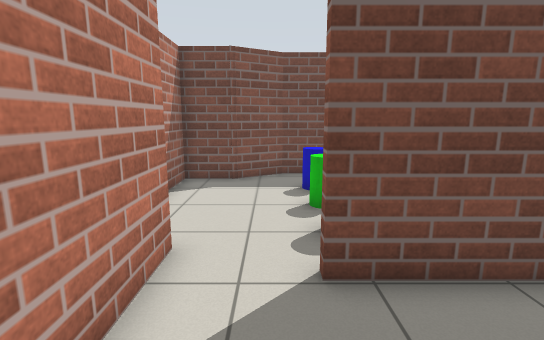
[1] (above)

14 first-person views from a walk through a robot-simulator world made for Gazebo. The camera is 1.2 m above the floor, tilts 10° down and sees 85° across. The floor is counted in squares, 0.5 m on a side. Each view is taken from the middle of a square. On the plan, view 1 faces up. The plan holds only what a view shows up to about 18 squares ahead; the rest is blank. Gazebo's built-in surfaces are drawn with simple patterns. Some surface patterns are stand-ins.

[2]
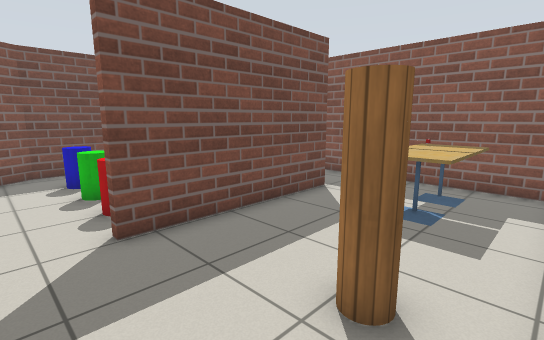

[3]
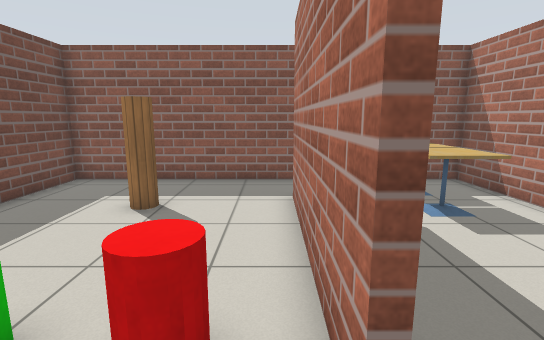

[4]
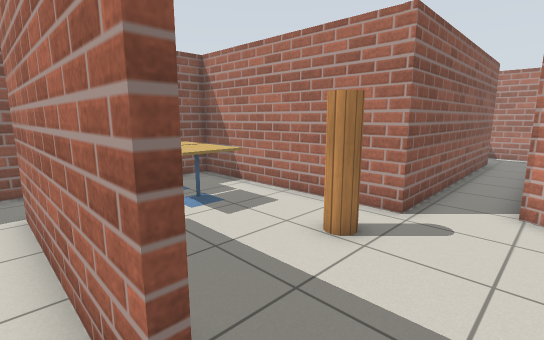

[5]
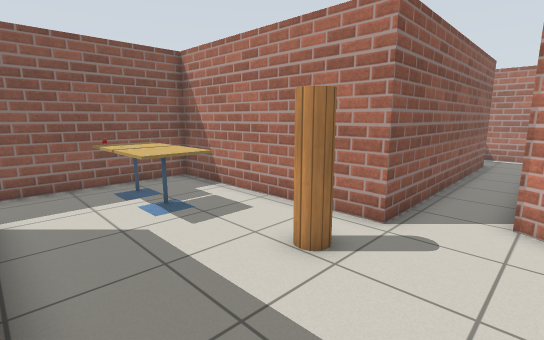

[6]
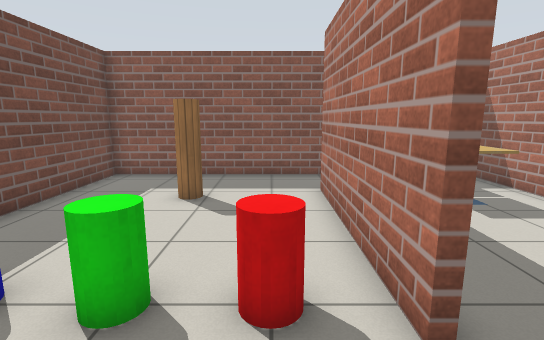

[7]
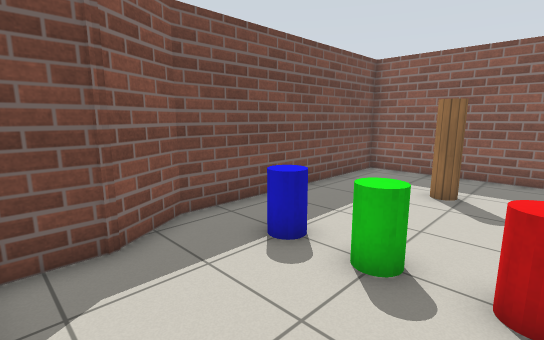

[8]
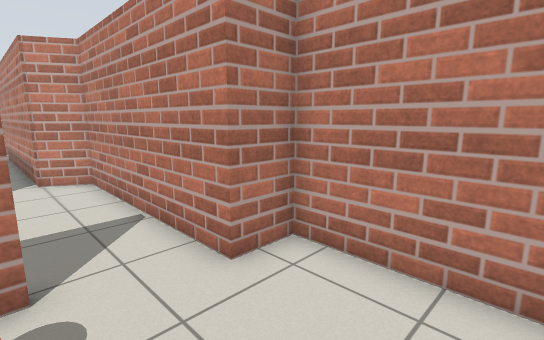

[9]
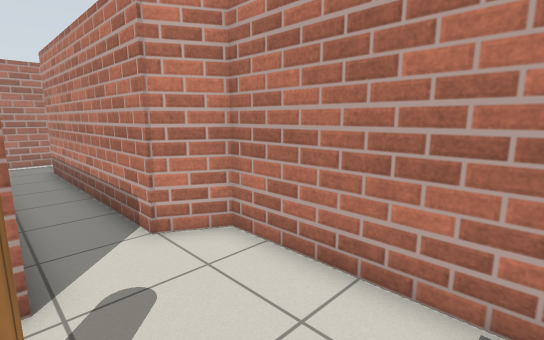

[10]
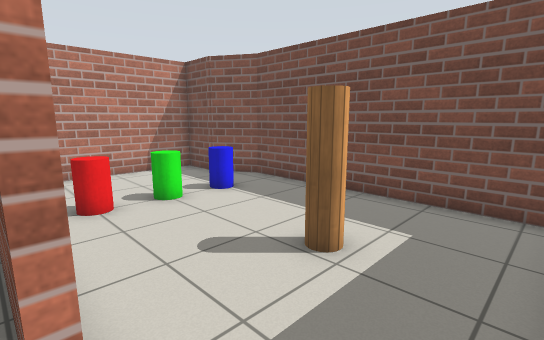

[11]
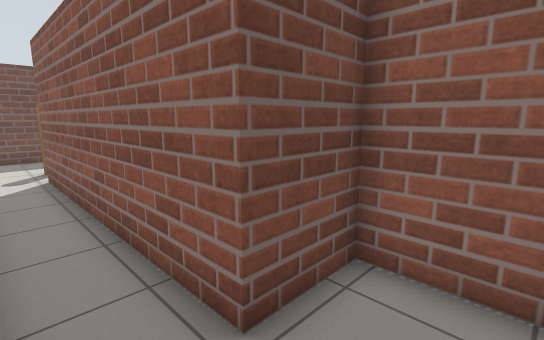

[12]
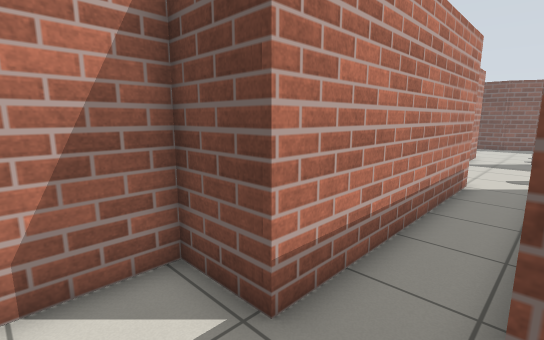

[13]
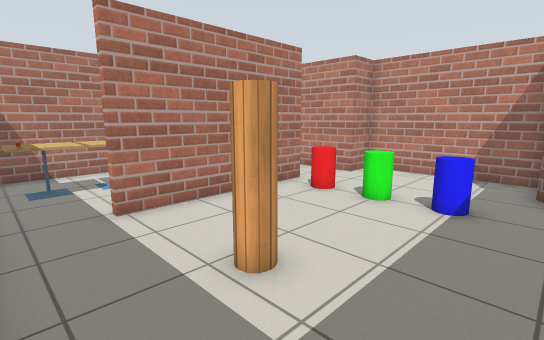

[14]
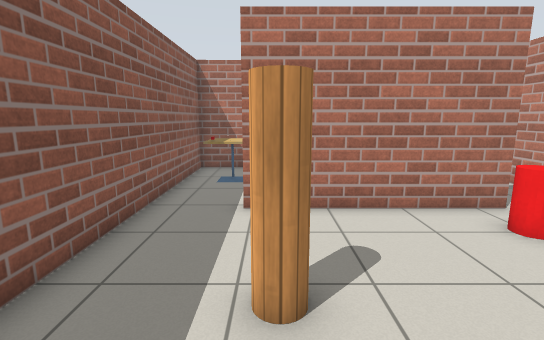

### Floor plan
Points are (right, up) in squares from view 1. A wall is a line through its corners. A room is listed if a view was taken in it or the views show most of it. See-through windows are left out.
Room 1 (views 1, 2, 5, 9, 10)
walls: (1.8, -3.4) (1.8, -2.4) (10.5, -2.2) (10.5, 4.5); (7.9, 4.1) (0.8, 4.1); (-1.9, 5.2) (-1.9, -3.1) (-0.4, -3.9)
ways out: opening at (-0.5, 4) to room 2; opening at (9, 4) to room 2; opening at (0.5, -4) to room 3
objects: wooden cylinder (2, -1) to (2, 0); table (6, 0) to (7, 1); table (8, 0) to (9, 0)
Room 2 (views 3, 4, 6, 7, 8, 13, 14)
walls: (0.6, 4.4) (7.9, 4.4); (10.5, 4.5) (10.5, 12.7) (0.4, 12.7) (-1.5, 11.6) (-3.5, 11.6) (-3.5, 5.2) (-1.9, 5.2)
ways out: opening at (-0.5, 4) to room 1; opening at (9, 4) to room 1
objects: red cylinder (1, 6) to (2, 6); green cylinder (1, 8) to (2, 8); blue cylinder (1, 10) to (2, 10); wooden cylinder (7, 8) to (7, 9)
Room 3 (views 11, 12)
walls: (-0.8, -16.6) (2.4, -16.6); (4.4, -16) (4.4, -13.7) (1.9, -13.7) (1.8, -3.4); (-0.4, -3.9) (-0.3, -13.7) (-2.5, -13.7) (-2.4, -16.1)
ways out: opening at (0.5, -4) to room 1

Where each view was taken, in squares from view 1:
view 1: 0 up, 0 right, facing up
view 2: 2 down, 1 left, facing up-right
view 3: 5 up, 1 left, facing right
view 4: 5 up, 1 left, facing down-right
view 5: 4 up, 1 left, facing down-right
view 6: 6 up, 2 left, facing right
view 7: 6 up, 3 left, facing up-right
view 8: 9 up, 1 right, facing down-left
view 9: 2 up, 2 right, facing down-left
view 10: 4 up, 10 right, facing up-left
view 11: 16 down, 0 right, facing up-right
view 12: 16 down, 2 right, facing up-left
view 13: 12 up, 10 right, facing down-left
view 14: 12 up, 7 right, facing down
